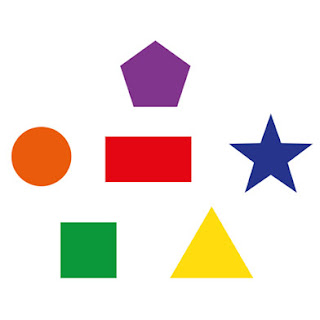
#> input picture data/shappes.jpg, 320 x 320 px
$ python 25.detect_geometric_shapes.py
#> lines starting #> are read from the running program, lines starting #| are printed output that depends on the picture; after the words box and inside, x2 and y2 are one past the last pixel; in counts of white or black regions, pixels touching at a corner belong together; long printed decimals are rounded
import numpy as np

import cv2
'''
Detecting geometric shapes in an image using OpenCV
the idea of project is to detect the geometric shapes in an image and label them with their names.
the idea of project is find the contours of the shapes in the image each shape have number of contours different from other shapes.
'''
img = cv2.imread('data/shappes.jpg')
#> img is the input picture: shape (320, 320, 3); mean B, G, R 219.8, 225.7, 236.9

imgGrey = cv2.cvtColor(img, cv2.COLOR_BGR2GRAY)
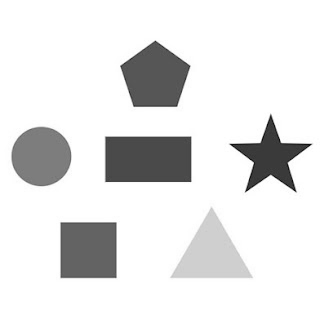
#> imgGrey: shape (320, 320); min 9, max 255, mean 228.4

_, thrash = cv2.threshold(imgGrey, 240, 255, cv2.THRESH_BINARY)
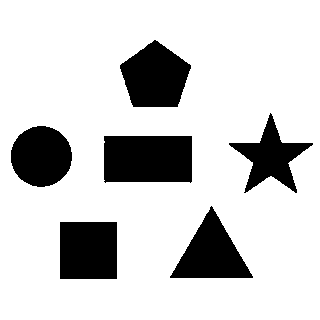
#> thrash: shape (320, 320); 81.4% white; 6 black regions

contours, _ = cv2.findContours(thrash, cv2.RETR_TREE, cv2.CHAIN_APPROX_NONE)
#> contours = 7 contours; box (x1, y1, x2, y2) and area: (0, 0, 320, 320) 101761, (103, 135, 193, 184) 4180, (119, 39, 192, 108) 3435, (59, 221, 118, 280) 3362, (169, 205, 254, 279) 3141, (10, 125, 73, 188) 2994, (228, 112, 314, 194) 2604


cv2.imshow("img", img)

for contour in contours:
    # get appromation for all contour and it's length also and multiply it with small value to get the best approximation
    #True means that the shape is closed and False means that the shape is open
    #cv2.arcLength means to get the length of the contour
    approx = cv2.approxPolyDP(contour, 0.01* cv2.arcLength(contour, True), True)

    cv2.drawContours(img, [approx], 0, (0, 0, 0), 5)

    x = approx.ravel()[0]

    y = approx.ravel()[1] - 5

    if len(approx) == 3:

        cv2.putText(img, "Triangle", (x, y), cv2.FONT_HERSHEY_COMPLEX, 0.5, (0, 0, 0))

    elif len(approx) == 4 :

        x1 ,y1, w, h = cv2.boundingRect(approx)

        aspectRatio = float(w)/h

        print(aspectRatio)

        if aspectRatio >= 0.95 and aspectRatio <= 1.05:

          cv2.putText(img, "square", (x, y), cv2.FONT_HERSHEY_COMPLEX, 0.5, (0, 0, 0))

        else:

          cv2.putText(img, "rectangle", (x, y), cv2.FONT_HERSHEY_COMPLEX, 0.5, (0, 0, 0))

    elif len(approx) == 5:

        cv2.putText(img, "Pentagon", (x, y), cv2.FONT_HERSHEY_COMPLEX, 0.5, (0, 0, 0))

    elif len(approx) == 10:

        cv2.putText(img, "Star", (x, y), cv2.FONT_HERSHEY_COMPLEX, 0.5, (0, 0, 0))

    else:

        cv2.putText(img, "Circle", (x, y), cv2.FONT_HERSHEY_COMPLEX, 0.5, (0, 0, 0))
#> this loop made 7 passes
#> (approx, x, y, x1, y1, w, h, aspectRatio) on passes 1, 2, 4: ([[0, 0], [0, 319], [319, 319], [319, 0]], 0, -5, 0, 0, 320, 320, 1), ([[59, 222], [116, 221], [117, 278], [60, 279]], 59, 217, 59, 221, 59, 59, 1), ([[103, 136], [191, 135], [192, 181], [105, 183]], 103, 131, 103, 135, 90, 49, 1.84)
#> (x, y) on passes 5 to 7: (37, 120), (270, 107), (154, 34)
#| 1.0
#| 1.0
#| 1.837
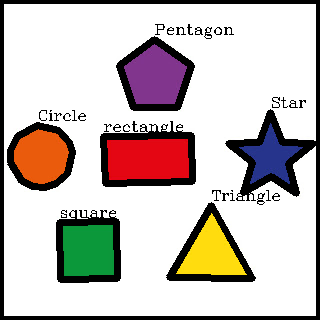
#> img: shape (320, 320, 3); 15.95% of pixels changed, all inside (x1, y1, x2, y2) = (0, 0, 320, 320)

cv2.imshow("shapes", img)

cv2.waitKey(0)

cv2.destroyAllWindows()

$ run again, with data/chinese_text.jpg copied over data/shappes.jpg
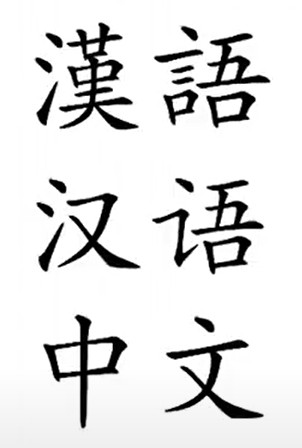
#> input picture data/chinese_text.jpg, 302 x 448 px
#> img is the input picture: shape (448, 302, 3); min 0, max 255, mean 225.9
#> `_, thrash = cv2.threshold(imgGrey, 240, 255, cv2.THRESH_BINARY)`:
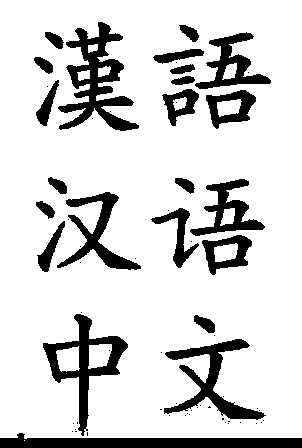
#> thrash: shape (448, 302); 83.5% white; 66 black regions (43 under 20 px)
#> contours = 80 contours, 47 with area under 20; largest, box (x1, y1, x2, y2) and area: (0, 0, 302, 439) 131504, (57, 21, 140, 132) 3968, (42, 313, 129, 437) 3714, (163, 338, 267, 421) 2588, (56, 191, 142, 271) 2028
#> the loop `for contour in contours: # get appromation for all contour and it's le..` made 80 passes
#> (approx, x, y, x1, y1, w, h, aspectRatio) on passes 2, 5, 7, 8, 9: ([[0, 0], [0, 437], [301, 437], [301, 0]], 0, -5, 0, 0, 302, 438, 0.689), ([[71, 431], [72, 430], [73, 431], [72, 432]], 71, 426, 71, 430, 3, 3, 1), ([[74, 429], [75, 428], [76, 429], [75, 430]], 74, 424, 74, 428, 3, 3, 1), ([[255, 423], [256, 422], [257, 423], [256, 424]], 255, 418, 255, 422, 3, 3, 1), ([[227, 423], [228, 422], [229, 423], [228, 424]], 227, 418, 227, 422, 3, 3, 1)
#> (printed output is left out)
#> after the loop `for contour in contours:`:
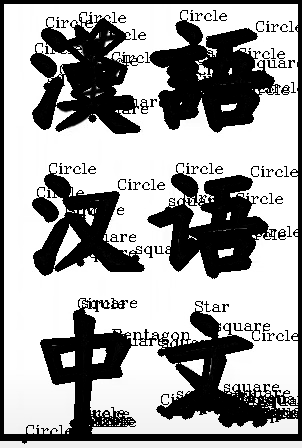
#> img: shape (448, 302, 3); min 0, max 255, mean 160.8
